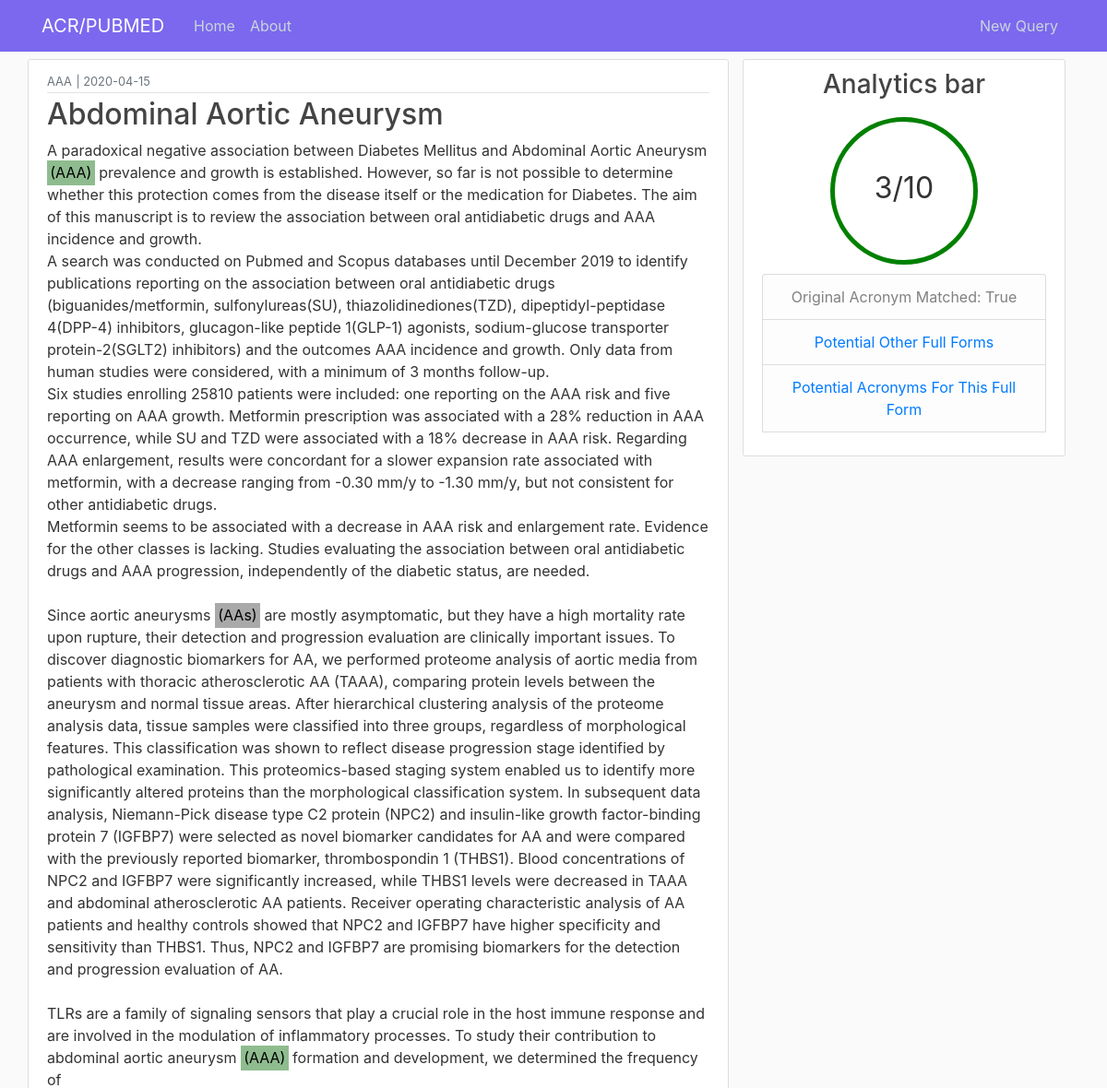
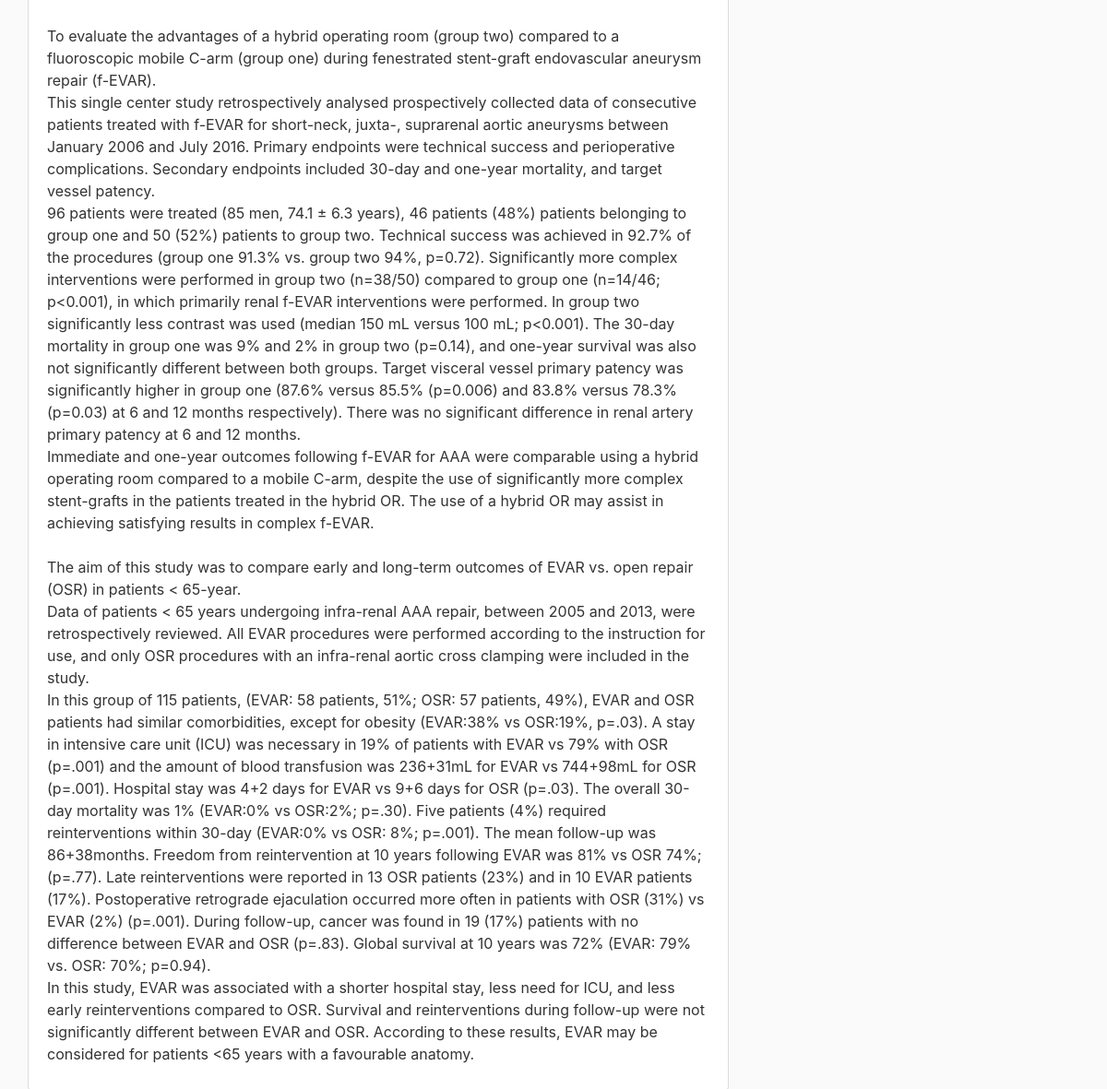
The app's page /queryt/155 with its own data (2 pictures, top to bottom).
### flaskblog/models.py (models this page shows, shortened)
class QueryT(db.Model):
    id = db.Column(db.Integer, primary_key=True)
    term = db.Column(db.String(100), nullable=False)
    origterm = db.Column(db.String(100), nullable=False)
    date_posted = db.Column(db.DateTime, nullable=False, default=datetime.utcnow)
    content = db.Column(db.Text, nullable=False)
    percentmatch = db.Column(db.String(3), nullable=False)
    origtermpresent = db.Column(db.Boolean, nullable=False)
    acrmatches = db.Column(db.Text)
    lfmatches = db.Column(db.Text)
    user_id = db.Column(db.String(50), nullable=False)

### flaskblog/queries/routes.py (the view)
@queries.route("/queryt/<int:queryt_id>")
def queryt(queryt_id):
    queryt = QueryT.query.get_or_404(queryt_id)
    lfmatches = None
    acrmatches = None
    content = queryt.content
    if queryt.lfmatches:
        lfmatches = queryt.lfmatches.split(", ")
    acrreplace = []
    if queryt.acrmatches:
        acrmatches = queryt.acrmatches.split(", ")
        for term in acrmatches:
            termb = "("+term+")"
            if term.lower() == queryt.origterm.lower():
                content = content.replace(termb, '<mark class="acrmatch">' + termb + '</mark>')
            else:
                content = content.replace(termb, '<mark class="acr">'+termb+'</mark>' )
    content = Markup(content)
    return render_template('queryt.html', title=queryt.term, queryt=queryt, lfmatches=lfmatches, acrmatches=acrmatches, content=content)

### flaskblog/templates/queryt.html (shortened to what this page needs)
{% extends "layout.html" %}
{% block content %}
    <main role="main" class="container">
      <div class="row">
      <article class="media content-section col-md-8">
        <div class="media-body">
          <div class="article-metadata">
              <small class="text-muted">{{ queryt.origterm }}</small>
              <small class="text-muted"> | </small>
              <small class="text-muted">{{ queryt.date_posted.strftime('%Y-%m-%d') }}</small>
          </div>
          <h2 class="article-title">{{ queryt.term }}</h2>
          <p class="article-content">{{ content }}</p>
        </div>
      </article>
        <div class="col-md-4">
            <div class="content-section">
                <h3 class="text-center">Analytics bar</h3>
                <div class="row d-flex justify-content-center">
                  {% if queryt.origtermpresent %}
                    <div class="circleg "><p></p>{{  queryt.percentmatch }}</div>
                  {% else %}
                    <div class="circle"><p></p>{{  queryt.percentmatch }}</div>
                  {% endif %}
                </div>
                  <ul class="list-group text-center">
                      <li class="list-group-item list-group-item-light">Original Acronym Matched:
                        {% if queryt.origtermpresent %}
                            {{ queryt.origtermpresent }}
                        {% else %}
                            {{ queryt.origtermpresent }}
                        {% endif %}
                      </li>
                      <li class="list-group-item list-group-item-light">
                          <a data-toggle="collapse" data-target="#collapseOne" href="collapseOne">
                              Potential Other Full Forms
                          </a>
                      </li>
                      <li class="list-group-item list-group-item-light">
                          <a data-toggle="collapse" data-target="#collapseTwo" href="collapseTwo">
                              Potential Acronyms For This Full Form
                          </a>
                      </li>
                  </ul>
            </div>
        </div>
      </div>
    </main>
{% endblock content %}

### flaskblog/static/main.css (style rules this page uses)
body { background: #fafafa; color: #333333; margin-top: 4rem; }
h1, h2, h3, h4, h5, h6 { color: #444444; }
.content-section { vertical-align: central; background: #ffffff; padding: 10px 20px; border: 1px solid #dddddd; border-radius: 3px; margin-bottom: 20px; }
mark.acrmatch { background-color: darkseagreen; }
mark.acr { background-color: darkgrey; }
.row { margin-top:1px; }
.circleg { width: 5em; height: 5em; line-height: 3.5em; border-radius: 50%; text-align: center; font-size: 32px; border: 5px solid green; margin: 10px; }
.article-title { color: #444444; }
.article-content { white-space: pre-line; }
.article-metadata { padding-bottom: 1px; margin-bottom: 4px; border-bottom: 1px solid #e3e3e3; }

### records on screen
QueryT: origterm "AAA", date_posted "2020-04-15", term "Abdominal Aortic Aneurysm", percentmatch "3/10", origtermpresent "True"
